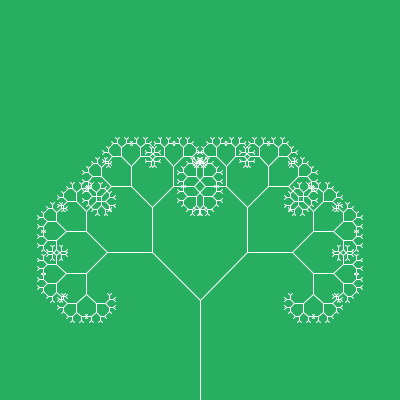
Frame 1 (no input)
Frame 60 (the mouse pressed at the canvas centre just before this capture): identical to frame 1, image omitted
Frame 120 (the mouse held since frame 60 and released just before this capture): identical to frame 1, image omitted

The Processing sketch that drew this single still picture (run headless with seeded random() and noise(); from frame 60 on, the mouse is pressed at the canvas centre):

// Processing sketch: fractals2
// ── fractals2.pde
void setup() {
  size(400,400);
}

void draw() {
  background(#27AE60);
  pushMatrix();
  translate(width*0.5,height);
  branch(100);
  popMatrix();
}

void branch(float len) {
  stroke(255);
  line(0,0,0,-len);
  
  translate(0,-len);
  
  if(len > 4) {
     pushMatrix();
     rotate(PI/4);
     branch(len*0.67);
     //fill(255,0,0);
     //noStroke();
     //ellipse(0,0,3,3);
     popMatrix();
     
     pushMatrix();
     rotate(-PI/4);
     branch(len*0.67);
     popMatrix();
  }
}
